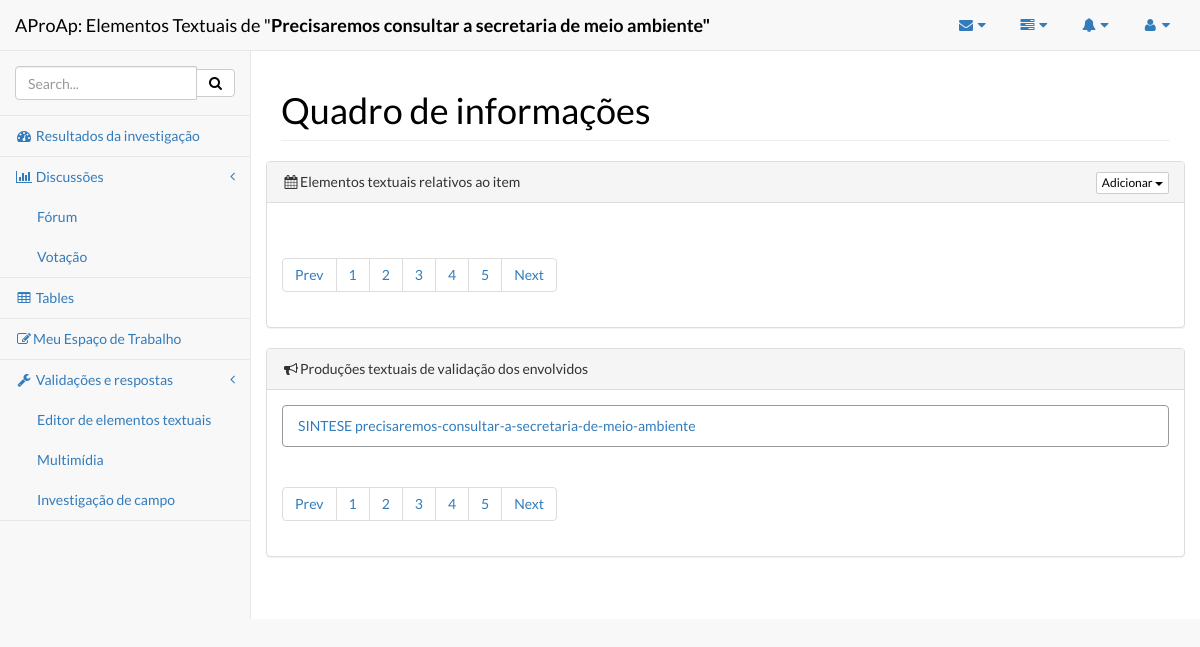
Page /projeto/ufes-turma-3-engen-comp/0/precisaremos-consultar-a-secretaria-de-meio-ambiente/elementos_textuais/ (signed in) on the committed database.
### aproap/models.py (models this page shows, shortened)
class unidadeInvestigacao(models.Model):
    nomeDoBloco = models.IntegerField()
    qualProjeto = models.ForeignKey(Projeto)
    conhecimentoPrevio = models.CharField(max_length=200)
    slugConhecimento = models.SlugField()
    investigador = models.CharField(max_length=100, blank=True)
    prazo = models.DateField(blank=True, null=True)
    prazoFinal = models.DateField(blank=True, null=True)
    precisaAjuda = models.IntegerField(default=0)
    status = models.IntegerField(default=0)

class textoProduzido(models.Model):
    vinculadoTarefa = models.ForeignKey(tarefasItem, blank=True, null=True)
    vinculadoItem = models.ForeignKey(unidadeInvestigacao)
    titulo = models.CharField(max_length=300)
    criador = models.CharField(max_length=100)
    texto = models.TextField()
    historico = models.CharField(max_length=300)
    data = models.DateTimeField(default=timezone.now())

### aproap/views.py (the view)
@login_required
def elementosTextuais(request, slug, unidade, itemslug):
    itemId = unidadeInvestigacao.objects.get(slugConhecimento=itemslug)
    documentos = textoProduzido.objects.filter(vinculadoItem=itemId)
    nomeDoItem = itemId.conhecimentoPrevio
    todos = elementoTextual.objects.filter(vinculadoItem=itemId)
    context = dict(todos=todos, nomeDoItem=nomeDoItem, slug=slug, unidade=unidade,
                   itemslug=itemslug, documentos=documentos)
    c = RequestContext(request, context)
    return render_to_response('elementosTextuais.html', c)

### aproap/templates/elementosTextuais.html (shortened to what this page needs)
{% load static %}
<html><head>
        <link href="{% static 'static/css/font-awesome.min.css' %}" rel="stylesheet">
        <link href="{% static 'static/css/jquery.qtip.min.css' %}" rel="stylesheet">
        <link href="{% static 'static/css/bootstrap.css' %}" rel="stylesheet">
        <link href="{% static 'static/css/metisMenu.css' %}" rel="stylesheet">
        <link href="{% static 'static/css/sb-admin-2.css' %}" rel="stylesheet">
        <link href="{% static 'static/css/litetooltip.min.css' %}" rel="stylesheet">
        <link href="{% static 'static/css/rateit.css' %}" rel="stylesheet">
    </head><body>
    <div id="wrapper">
      <nav class="navbar navbar-default navbar-static-top" role="navigation"
      style="margin-bottom: 0">
        <div class="navbar-header">
          <a class="navbar-brand">AProAp: Elementos Textuais de&nbsp;"<strong>{{ nomeDoItem }}"</strong></a>
        </div>
        <ul class="nav navbar-top-links navbar-right">
          <li class="dropdown">
            <a class="dropdown-toggle" data-toggle="dropdown" href="#">
                        <i class="fa fa-envelope fa-fw"></i>  <i class="fa fa-caret-down"></i>
                    </a>
          </li>
          <li class="dropdown">
            <a class="dropdown-toggle" data-toggle="dropdown" href="#">
                        <i class="fa fa-tasks fa-fw"></i>  <i class="fa fa-caret-down"></i>
                    </a>
          </li>
          <li class="dropdown">
            <a class="dropdown-toggle" data-toggle="dropdown" href="#">
                        <i class="fa fa-bell fa-fw"></i>  <i class="fa fa-caret-down"></i>
                    </a>
          </li>
          <li class="dropdown">
            <a class="dropdown-toggle" data-toggle="dropdown" href="#">
                        <i class="fa fa-user fa-fw"></i>  <i class="fa fa-caret-down"></i>
                    </a>
          </li>
        </ul>
        <div class="navbar-default sidebar" role="navigation">
          <div class="sidebar-nav navbar-collapse">
            <ul class="nav" id="side-menu">
              <li class="sidebar-search">
                <div class="input-group custom-search-form">
                  <input type="text" class="form-control" placeholder="Search...">
                  <span class="input-group-btn">
                    <button class="btn btn-default" type="button">
                      <i class="fa fa-search"></i>
                    </button>
                  </span>
                </div>
              </li>
              <li>
                <a href="index.html"><i class="fa fa-dashboard fa-fw"></i> Resultados da investigação</a>
              </li>
              <li>
                <a href="#"><i class="fa fa-bar-chart-o fa-fw"></i> Discussões<span class="fa arrow"></span></a>
                <ul class="nav nav-second-level">
                  <li>
                    <a href="flot.html">Fórum</a>
                  </li>
                  <li>
                    <a href="morris.html">Votação</a>
                  </li>
                </ul>
              </li>
              <li>
                <a href="tables.html"><i class="fa fa-table fa-fw"></i> Tables</a>
              </li>
              <li>
                <a href="/areaDeTrabalho/{{ espacoId }}/{{ unidade }}/"><i class="fa fa-edit fa-fw"></i>Meu Espaço de Trabalho</a>
              </li>
              <li>
                <a href="#"><i class="fa fa-wrench fa-fw"></i> Validações e respostas<span class="fa arrow"></span></a>
                <ul class="nav nav-second-level">
                  <li>
                    <a href="/projeto/{{ slug }}/{{ unidade }}/{{ itemslug }}/elementos_textuais/editor/">Editor de elementos textuais</a>
                  </li>
                  <li>
                    <a href="buttons.html">Multimídia</a>
                  </li>
                  <li>
                    <a href="notifications.html">Investigação de campo</a>
                  </li>
                </ul>
              </li>
            </ul>
          </div>
        </div>
      </nav>
      <div id="page-wrapper">
        <div class="row">
          <div class="col-lg-12">
            <h1 class="page-header">Quadro de informações</h1>
          </div>
        </div>
        <div class="row">
          <div class="col-lg-16">
            <div class="panel panel-default">
              <div class="panel-heading">
                <i class="fa -o fa-fw fa-calendar"></i>Elementos textuais relativos ao item
                <div class="pull-right">
                  <div class="btn-group">
                    <button type="button" class="btn btn-default btn-xs dropdown-toggle" data-toggle="dropdown">Adicionar
                      <span class="caret"></span>
                    </button>
                  </div>
                </div>
              </div>
              <div class="panel-body">
                <ul class="pagination">
                  <li>
                    <a href="#">Prev</a>
                  </li>
                  <li>
                    <a href="#">1</a>
                  </li>
                  <li>
                    <a href="#">2</a>
                  </li>
                  <li>
                    <a href="#">3</a>
                  </li>
                  <li>
                    <a href="#">4</a>
                  </li>
                  <li>
                    <a href="#">5</a>
                  </li>
                  <li>
                    <a href="#">Next</a>
                  </li>
                </ul>
              </div>
            </div>
            <div class="panel panel-default">
              <div class="panel-heading">
                <i class="fa -o fa-fw fa-bullhorn"></i>Produções textuais de validação dos envolvidos
              </div>
              <div class="panel-body">
                <ul class="list-group">
                     {% for i in documentos %}
                         <a href="/projeto/{{ slug }}/{{ unidade }}/{{ itemslug }}/elementos_textuais/visualizando/{{ i.id }}/"><li class="list-group-item" id="listaArquivos">{{ i.titulo }} </li> </a>
                     {% endfor %}
                </ul>
                <ul class="pagination">
                  <li>
                    <a href="#">Prev</a>
                  </li>
                  <li>
                    <a href="#">1</a>
                  </li>
                  <li>
                    <a href="#">2</a>
                  </li>
                  <li>
                    <a href="#">3</a>
                  </li>
                  <li>
                    <a href="#">4</a>
                  </li>
                  <li>
                    <a href="#">5</a>
                  </li>
                  <li>
                    <a href="#">Next</a>
                  </li>
                </ul>
              </div>
            </div>
            </div>
          </div>
        </div>
      </div>
  </body>
</html>

### static/css/metisMenu.css (style rules this page uses)
.arrow { float: right; line-height: 1.42857; }
.fa.arrow:before { content: "\f104"; }

### static/css/sb-admin-2.css (style rules this page uses)
body { background-color: #f8f8f8; }
#wrapper { width: 100%; }
#page-wrapper { padding: 0 15px; min-height: 568px; background-color: #fff; }
@media (min-width:768px) { #page-wrapper { position: inherit; margin: 0 0 0 250px; padding: 0 30px; border-left: 1px solid #e7e7e7; } }
.navbar-top-links { margin-right: 0; }
.navbar-top-links li { display: inline-block; }
.navbar-top-links li:last-child { margin-right: 15px; }
.navbar-top-links li a { padding: 15px; min-height: 50px; }
.sidebar .sidebar-nav.navbar-collapse { padding-right: 0; padding-left: 0; }
.sidebar .sidebar-search { padding: 15px; }
.sidebar ul li { border-bottom: 1px solid #e7e7e7; }
.sidebar .arrow { float: right; }
.sidebar .fa.arrow:before { content: "\f104"; }
.sidebar .nav-second-level li, .sidebar .nav-third-level li { border-bottom: 0!important; }
.sidebar .nav-second-level li a { padding-left: 37px; }
@media (min-width:768px) { .sidebar { z-index: 1; position: absolute; width: 250px; margin-top: 51px; } }

### rows in the picture
unidadeInvestigacao: conhecimentoPrevio "Precisaremos consultar a secretaria de meio ambiente"
textoProduzido: titulo "SINTESE precisaremos-consultar-a-secretaria-de-meio-ambiente"
